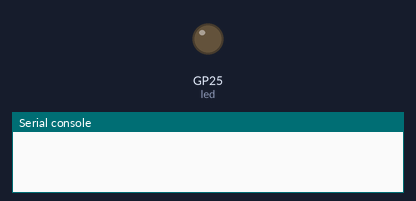
Simulated run of this program. Board: Raspberry Pi Pico running MicroPython. Shown: output pins drawn as LEDs (lit = HIGH), the last lines printed to the serial console. WiFi joins after 1.5 s. At 2.0 s the program stops and its outputs stay as they are.

Above: at 0.1 s.
At 2.1 s:
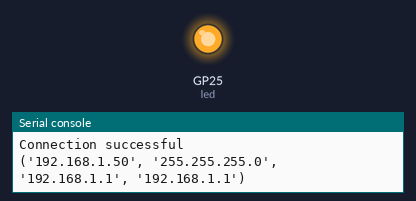
Timing chart, 0 to 3.5 s (numbered marks = the images above):
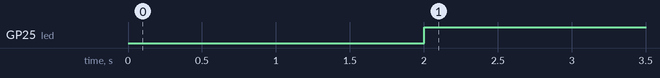

The program:

inicio_cliente.py
```python
try:
  import usocket as socket
except:
  import socket

from machine import Pin
import network
import time

import gc
gc.collect()
time.sleep_ms(500)

led = Pin("LED", Pin.OUT)
led.off()

ssid = 'Pico-W-Andres'
password = '123456789'

station = network.WLAN(network.STA_IF)

station.active(True)
station.connect(ssid, password)

while station.isconnected() == False:
  print('Connecting........')
  time.sleep_ms(500)


print('Connection successful')
print(station.ifconfig())

led.on()
```

Measured:
- by itself, GP25 (led): LOW → HIGH at 2.0 s
